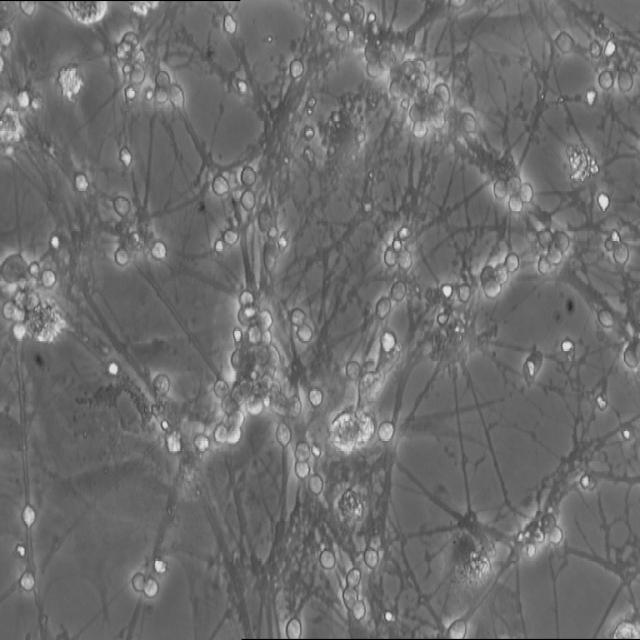
#> input picture Dataset1/neuron0.jpg, 640 x 640 px
$ jupyter execute TrabalhoProcImgsCompleto.ipynb
#> lines starting #> are read from the running program, lines starting #| are printed output that depends on the picture; after the words box and inside, x2 and y2 are one past the last pixel; in counts of white or black regions, pixels touching at a corner belong together
# Trabalho Final: Detecção e Contagem de Núcleos Celulares
- **Disciplina:** Processamento de Imagens
- **Aluno:** Matheus Henrique Silva de Melo

## 1. Introdução e Objetivo
Este trabalho tem como objetivo desenvolver um sistema automatizado para a detecção e contagem de núcleos celulares de neurônios, utilizando estritamente as técnicas abordadas em sala de aula. A base de dados utilizada foi a *Neurons Nuclei*, disponível no Roboflow.

O foco central deste projeto é resolver o desafio da detecção e contagem dos núcleos de neurônios e, crucialmente, a distinção entre células viáveis e detritos (ruídos) do fundo da imagem.

## 2. Metodologia: Estratégia de "Dupla Detecção Geométrica"
Para superar as limitações da limiarização simples em imagens com contraste variado, adotou-se uma abordagem de **validação cruzada em duas etapas**. Esta estratégia baseia-se na observação da morfologia visual específica destes núcleos, que apresentam dois componentes concêntricos distintos:

1.  **O "Glow" Central (Brilho):** Uma região interna de alta intensidade (quase branca). Embora presente em todos os núcleos, este brilho também aparece de forma isolada em fragmentos celulares, núcleos "escondidos" ou reflexos, que devem ser considerados ruído (falsos positivos) se detectados sozinhos.
2.  **A Borda Cinza (Anel):** Um anel de intensidade média (cinza) que envolve o brilho central, definindo a forma do neurônio e presente conjuntamente com o brilho do reagente quimico fluorescente.

### Algoritmo Proposto
O sistema realiza duas detecções independentes baseadas na **Transformada de Hough Circular (CHT)**, ajustada para capturar frequências espaciais diferentes:
1.  **Detector de Alta Frequência:** Focado em transições abruptas para encontrar os pequenos círculos de brilho ("Glow").
2.  **Detector de Baixa Frequência:** Focado em transições suaves para encontrar os círculos maiores mais escuros do corpo celular ("Borda").

**Critério de Validação:**
Diferente de métodos baseados em cor ou intensidade média, a validação é puramente **geométrica**. Um núcleo só é contabilizado se o algoritmo detectar que um *Glow* está contido dentro de uma *Borda* (cálculo de Distância Euclidiana entre centros por um limiar definido arbitrariamente).

**Técnicas Utilizadas:**
* Conversão para Escala de Cinza (Preservação de Intensidade);
* Detecção de Bordas (Filtro Canny com parâmetros dinâmicos);
* Transformada de Hough Circular (Dupla passagem);
* Geometria Analítica (Distância Euclidiana para validação de inclusão).

[cell 1]
import numpy as np
import matplotlib.pyplot as plt
from skimage import io, color, filters, morphology, exposure, img_as_ubyte
from skimage.feature import canny
from skimage.draw import circle_perimeter
from skimage.util import img_as_float
from skimage.transform import hough_circle

# Configuração para melhor visualização no notebook
plt.rcParams['figure.figsize'] = (14, 8)
plt.rcParams['image.cmap'] = 'gray'

## 3. Carregamento da Imagem
Carregamos a imagem e a convertemos para escala de cinza. Não aplicamos binarização. Apenas trabalharemos com a imagem de intensidade original.

[cell 2]
# --- CARREGAMENTO ---
filename = 'Dataset1/neuron0.jpg' # <--- SEU ARQUIVO AQUI
# Nota: O código aceita PDF se for o nome, mas o ideal é carregar a imagem .jpg/.png

try:
    image = io.imread(filename)
#> image is the input picture: shape (640, 640, 3); min 0, max 232, mean 109.7
    if len(image.shape) > 2:
        image_gray = color.rgb2gray(image)
    else:
        image_gray = image

    # Garantir float para processamento
    image_float = img_as_float(image_gray)

    # === CANAL 1: PREPARAÇÃO PARA O GLOW (Top-Hat) ===
    # O Top-Hat remove variações de iluminação do fundo.
    # Usamos um disco de 20px (tamanho aprox do núcleo) para isolar o que é brilho.
    selem = morphology.disk(20)
    image_glow_enhanced = morphology.white_tophat(image_float, selem)
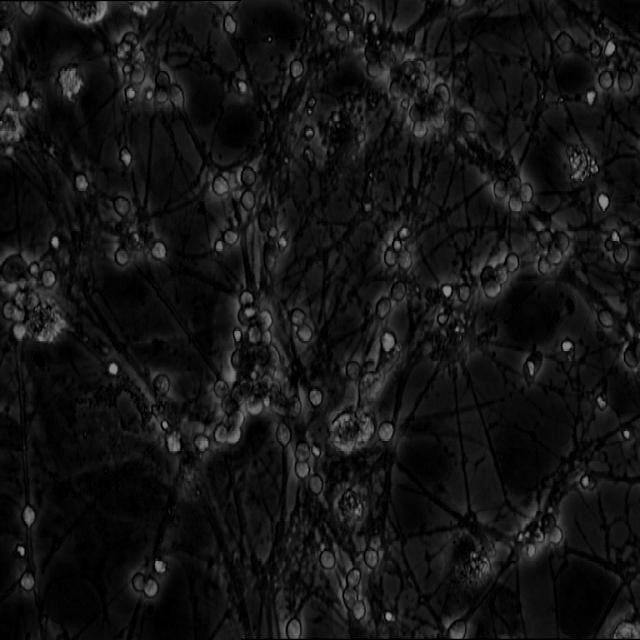
#> image_glow_enhanced: shape (640, 640) float64; min 0, max 0.596, mean 0.082

    # Aumentamos o contraste do resultado para o Hough pegar fácil
    p2, p98 = np.percentile(image_glow_enhanced, (2, 99.8))
#> p2 = 0; p98 = 0.459
    image_glow_enhanced = exposure.rescale_intensity(image_glow_enhanced, in_range=(p2, p98))
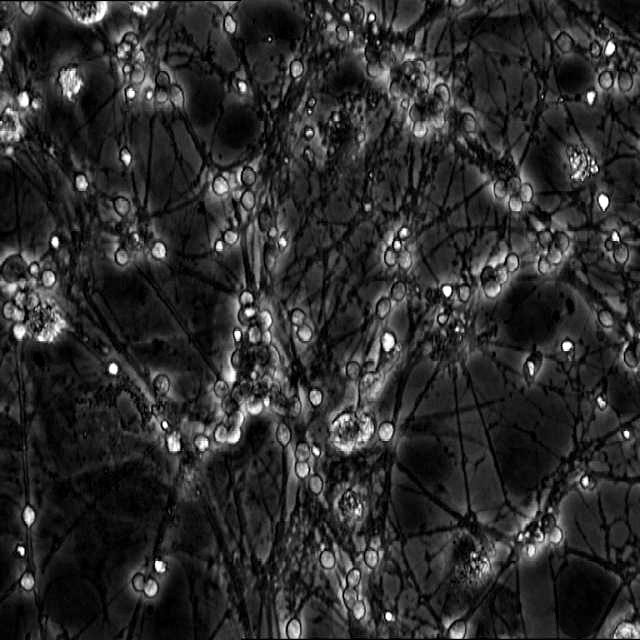
#> image_glow_enhanced: shape (640, 640) float64; min 0, max 1, mean 0.178

    # === CANAL 2: PREPARAÇÃO PARA A BORDA (Gaussian) ===
    # Suavização para ignorar texturas internas e focar na silhueta
    image_border_enhanced = filters.gaussian(image_float, sigma=2)

    # Visualização dos Canais
    fig, (ax1, ax2, ax3) = plt.subplots(1, 3, figsize=(18, 6))
    ax1.imshow(image_float)
    ax1.set_title("Original")
    ax2.imshow(image_glow_enhanced)
    ax2.set_title("Canal Glow (Top-Hat)\nFundo removido!")
    ax3.imshow(image_border_enhanced)
    ax3.set_title("Canal Borda (Gaussian)")
    plt.show()
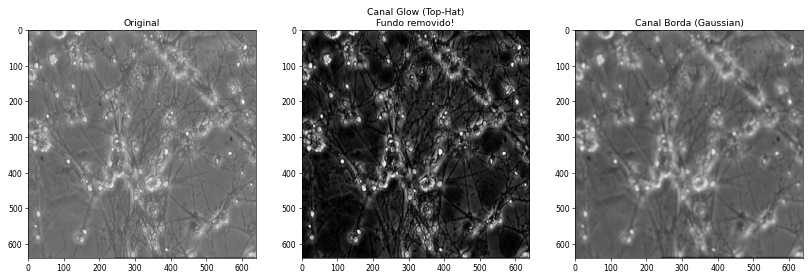
#> figure drawn by matplotlib, 3 panels

except Exception as e:
    print(f"Erro ao carregar imagem: {e}")
    # Cria imagens dummy caso falhe para não quebrar o resto do notebook
    if 'image' not in locals():
        image_float = np.zeros((500,500))
        image_glow_enhanced = np.zeros((500,500))
        image_border_enhanced = np.zeros((500,500))

## 4. Estratégia de Bordas Diferenciadas
Para que o Hough detecte coisas diferentes (Glow vs Borda), precisamos alimentar o algoritmo com **bordas diferentes**.

1.  **Bordas para o Glow (Interno):** Usamos um `sigma` baixo (menos suavização) e limiares altos no detector Canny. Isso isola apenas as transições muito fortes do branco brilhante.
2.  **Bordas para a Borda Cinza (Externo):** Usamos um `sigma` mais alto (mais desfocado) e limiares baixos. Isso ignora o brilho interno e foca na silhueta suave da célula contra o fundo.

[cell 3]
# --- ETAPA DE BORDAS (CANNY) ---

# 1. Canny no Glow (Busca bordas afiadas e brilhantes)
# low_threshold=0.4 garante que ignoramos qualquer resquício cinza do fundo
edges_glow = canny(image_glow_enhanced, sigma=1.0, low_threshold=0.6, high_threshold=1)
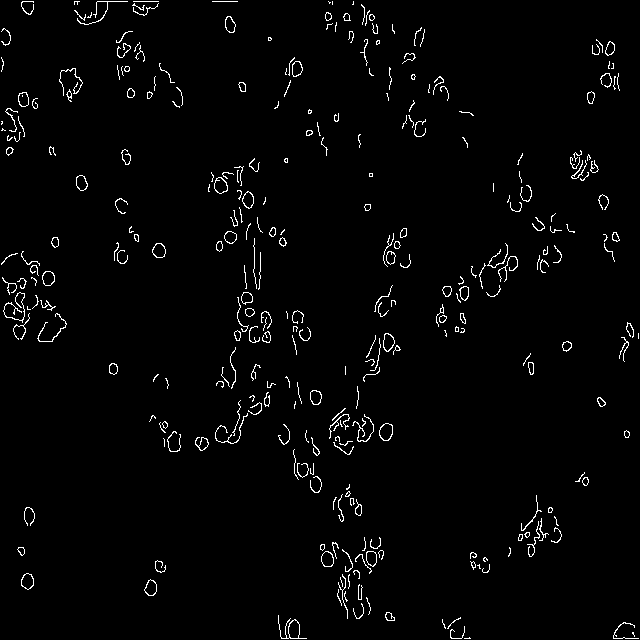
#> edges_glow: shape (640, 640) bool; 2.1% white in thin lines or dots

# 2. Canny na Borda (Busca silhuetas suaves)
# sigma=3.0 conecta falhas na borda da célula
edges_border = canny(image_border_enhanced, sigma=0.8, low_threshold=0.1, high_threshold=0.2)
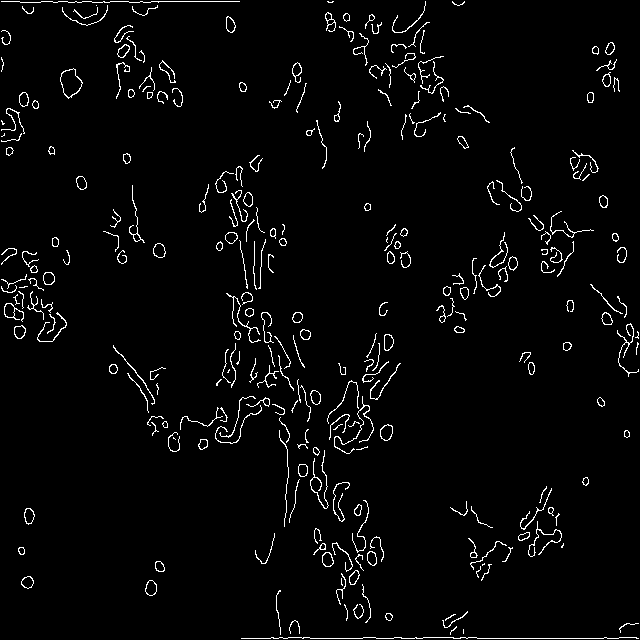
#> edges_border: shape (640, 640) bool; 2.9% white in thin lines or dots

# --- VISUALIZAÇÃO CRÍTICA ---
# O Hough só vai funcionar se estas imagens estiverem boas.
fig, (ax1, ax2) = plt.subplots(1, 2, figsize=(16, 8))

ax1.imshow(edges_glow, cmap='gray')
ax1.set_title("O que o Hough 'Glow' vai ver\n(Apenas pontos/círculos centrais)")
ax1.axis('off')

ax2.imshow(edges_border, cmap='gray')
ax2.set_title("O que o Hough 'Borda' vai ver\n(Silhuetas das células)")
ax2.axis('off')

plt.show()

## 5. Aplicação da Transformada de Hough (Dupla)
Agora aplicamos a transformada circular nas duas imagens de borda geradas acima, com parâmetros geométricos distintos.

### Função Hough manual
#### Eu utlizei uma função hough circular personalizada (a mesma criada na atividade 4)  que utiliza uma correção de ruído

* **Hough Glow:** Busca raios similares ao da borda para evitar ruidos que geralmente são muito grandes ou muito pequenos (ex: 2 ou 15 pixels). O limiar de detecção é relaxado para aceitar brilhos mais irregulares.
* **Hough Borda:** Busca raios maiores (ex: 7 a 13 pixels) que são os tamanhos médios dos nucleos aproximadamente. Busca formas mais definidas, nn considerando muito os aglomerados e citoplasmas irregulares como notado na explicação do tema (parte 1 da atividade).

[cell 4]
def custom_find_peaks(accumulator, r_range, threshold=0.4, min_dist=20):
    """
    Sua função de filtragem de picos e NMS (Non-Maximum Suppression).
    """
#> called with accumulator = array of shape (640, 640, 9), r_range = (5, 14), threshold = 0.4, min_dist = 10
    r_min, r_max = r_range

    # Filtra candidatos acima de % do voto máximo global
    # Nota: accumulator deve estar em (Y, X, R)
    max_val = np.max(accumulator)
#> max_val = 0.9
    if max_val == 0: return np.array([])

    y, x, r = np.where(accumulator > max_val * threshold)
#> y = 1742 values from 3 to 634; x = 1742 values, max 631 at index 975, min 4 at index 71, mean 328.5; r = 1742 values, max 8 at index 633, min 0 at index 0, mean 1.17
    scores = accumulator[y, x, r]
#> scores = 1742 values, max 0.9 at index 542, min 0.361 at index 185, mean 0.419
    radii = r + r_min
#> radii = 1742 values, max 13 at index 633, min 5 at index 0, mean 6.17

    # Matriz [y, x, raio, score], ordenada pelo score decrescente
    if len(scores) == 0: return np.array([])

    detected = np.column_stack((y, x, radii, scores))
#> detected = 1742 rows, first 6: [3, 139, 5, 0.375], [3, 152, 5, 0.375], [4, 27, 6, 0.4], [5, 27, 6, 0.5], [6, 26, 5, 0.406], [6, 27, 6, 0.425]
    detected = detected[detected[:, 3].argsort()[::-1]]
#> detected = 1742 rows, first 6: [237, 230, 6, 0.9], [566, 160, 5, 0.719], [263, 510, 7, 0.688], [543, 375, 5, 0.688], [317, 441, 5, 0.688], [277, 48, 6, 0.675]

    final_circles = []
    # Loop guloso para eliminar vizinhos próximos (NMS)
    while len(detected) > 0:
        current = detected[0]
        final_circles.append(current)

        # Calcula distâncias do atual para o resto e mantém apenas os distantes
        rest = detected[1:]
        if len(rest) == 0: break

        # Distância Euclidiana vetorizada
        dists = np.sqrt((rest[:, 0] - current[0])**2 + (rest[:, 1] - current[1])**2)

        # Mantém apenas quem está longe o suficiente
        detected = rest[dists > min_dist]
#> this loop made 173 passes
#> after the loop, final_circles = 173 items, first 6: [237, 230, 6, 0.9], [566, 160, 5, 0.719], [263, 510, 7, 0.688], [543, 375, 5, 0.688], [317, 441, 5, 0.688], [277, 48, 6, 0.675]

    return np.array(final_circles)

# --- PARAMETROS UNIFICADOS ---
# Usamos o mesmo range para ambos (6 a 13 pixels)
hough_radii = np.arange(5, 14)
r_min, r_max = 5, 14
r_range_tuple = (r_min, r_max)

print("--- PROCESSANDO GLOW ---")
# 1. Gera Acumulador Otimizado (Skimage) -> Retorna (Raios, Y, X)
acc_glow_raw = hough_circle(edges_glow, hough_radii)

# 2. Ajusta para sua função: Transforma (R, Y, X) em (Y, X, R)
acc_glow_fixed = np.moveaxis(acc_glow_raw, 0, -1)

# 3. Aplica SUA filtragem
# min_dist=10: Glows muito próximos são fundidos
peaks_glow = custom_find_peaks(acc_glow_fixed, r_range_tuple, threshold=0.4, min_dist=10)
#> peaks_glow = 173 rows, first 6: [237, 230, 6, 0.9], [566, 160, 5, 0.719], [263, 510, 7, 0.688], [543, 375, 5, 0.688], [317, 441, 5, 0.688], [277, 48, 6, 0.675]


print("--- PROCESSANDO BORDA ---")
# 1. Gera Acumulador
acc_border_raw = hough_circle(edges_border, hough_radii)

# 2. Ajusta eixos
acc_border_fixed = np.moveaxis(acc_border_raw, 0, -1)

# 3. Aplica SUA filtragem
# min_dist=16: Bordas muito próximas são fundidas (evita círculo duplo na mesma célula)
peaks_border = custom_find_peaks(acc_border_fixed, r_range_tuple, threshold=0.45, min_dist=17)
#> in custom_find_peaks (call 2), `detected = np.column_stack((y, x, radii, scores))`: detected = 686 rows, first 6: [7, 28, 5, 0.5], [7, 29, 6, 0.425], [7, 102, 5, 0.5], [7, 137, 5, 0.469], [8, 28, 5, 0.469], [8, 141, 7, 0.417]
#> in custom_find_peaks (call 2), `detected = detected[detected[:, 3].argsort()[::-1]]`: detected = 686 rows, first 6: [317, 297, 5, 0.906], [334, 305, 5, 0.844], [582, 27, 6, 0.825], [278, 48, 6, 0.825], [97, 162, 5, 0.719], [237, 231, 6, 0.7]
#> the loop in custom_find_peaks (call 2), `while len(detected) > 0:` made 126 passes
#> peaks_border = 126 rows, first 6: [317, 297, 5, 0.906], [334, 305, 5, 0.844], [582, 27, 6, 0.825], [278, 48, 6, 0.825], [97, 162, 5, 0.719], [237, 231, 6, 0.7]

print(f"\nResultados Filtrados (NMS):")
print(f"Glows: {len(peaks_glow)}")
#| Glows: 173
print(f"Bordas: {len(peaks_border)}")
#| Bordas: 126

## 6. Cruzamento Geométrico (Sem Limiarização)
Nesta etapa final, não analisamos a cor dos pixels. Analisamos apenas a geometria dos círculos detectados.

**Algoritmo de Validação:**
1.  Pegamos um Círculo de Borda (Grande).
2.  Verificamos se existe algum Círculo de Glow (Pequeno) cujo centro esteja geometricamente **dentro** do Círculo de Borda.
3.  Se sim -> É um neurônio.
4.  Se não -> É descarte.

[cell 5]
confirmed_nuclei = []

# --- VALIDAÇÃO POR COINCIDÊNCIA ---
# Só aceita se tiver Glow E Borda no mesmo lugar
if len(peaks_border) > 0 and len(peaks_glow) > 0:
    for circle_b in peaks_border:
        y_b, x_b, r_b, score_b = circle_b

        has_match = False
        for circle_g in peaks_glow:
            y_g, x_g, r_g, score_g = circle_g

            # Distância Euclidiana
            dist = np.sqrt((y_b - y_g)**2 + (x_b - x_g)**2)

            # Se a distância for pequena (ex: < 8px), confirmamos o núcleo
            if dist < 13.0:
                has_match = True
                break

        if has_match:
            confirmed_nuclei.append((y_b, x_b, r_b))
#> this loop made 126 passes
#> after the loop, confirmed_nuclei = 93 items, first 6: (317, 297, 5), (334, 305, 5), (582, 27, 6), (278, 48, 6), (237, 231, 6), (187, 221, 5)

# --- PLOTAGEM ---
fig, (ax1, ax2) = plt.subplots(1, 2, figsize=(24, 12))
img_rgb = color.gray2rgb(image_glow_enhanced)

# ESQUERDA: DEBUG
img_diag = img_rgb.copy()
# Glows (Amarelo)
for c in peaks_glow:
    cy, cx = circle_perimeter(int(c[0]), int(c[1]), int(c[2]), shape=img_diag.shape[:2])
    img_diag[cy, cx] = (1, 1, 0)
#> this loop made 173 passes
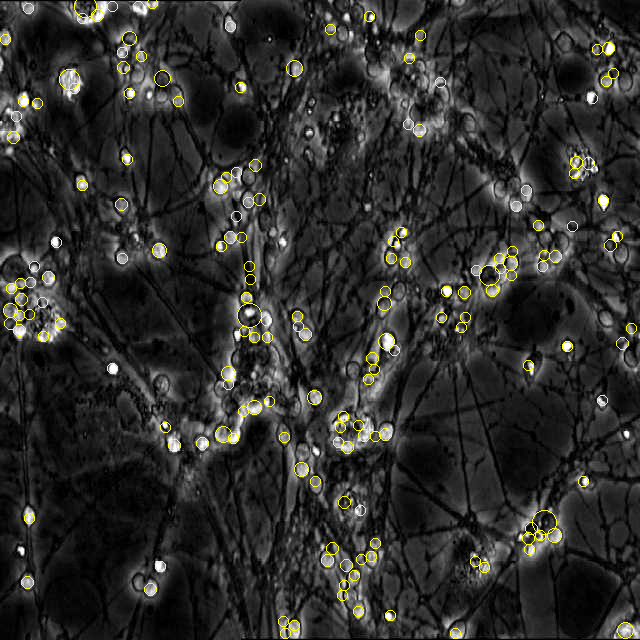
#> img_diag: shape (640, 640, 3) float64; mean R, G, B 0.186, 0.186, 0.173
# Bordas (Ciano)
for c in peaks_border:
    cy, cx = circle_perimeter(int(c[0]), int(c[1]), int(c[2]), shape=img_diag.shape[:2])
    img_diag[cy, cx] = (0, 1, 1)
#> this loop made 126 passes
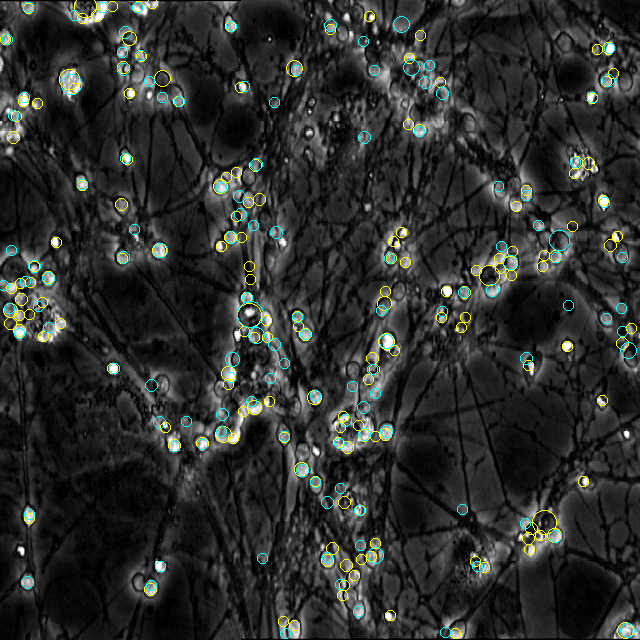
#> img_diag: shape (640, 640, 3) float64; 0.95% of pixels changed, all inside (x1, y1, x2, y2) = (0, 2, 637, 639)

ax1.imshow(img_diag)
ax1.set_title(f"Camadas Sobrepostas (Amarelo=Glow, Ciano=Borda)", fontsize=16)
ax1.axis('off')

# DIREITA: FINAL
img_final = img_rgb.copy()
for y, x, r in confirmed_nuclei:
    cy, cx = circle_perimeter(int(y), int(x), int(r), shape=img_final.shape[:2])
    img_final[cy, cx] = (1, 0, 0) # Vermelho
#> this loop made 93 passes
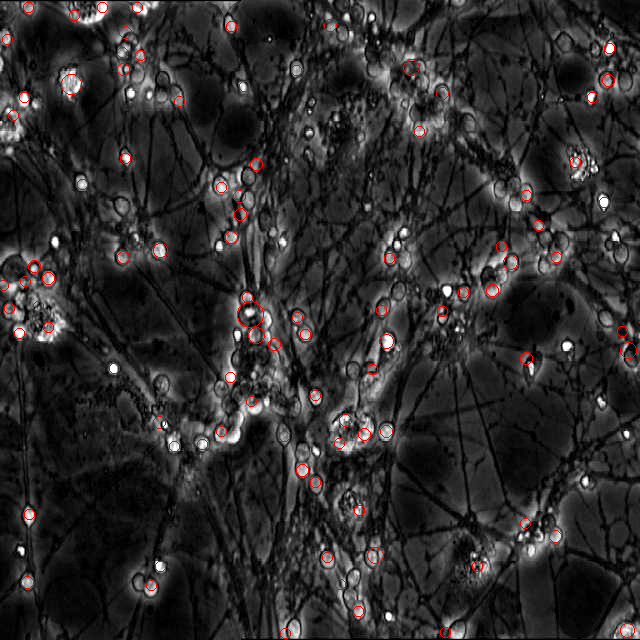
#> img_final: shape (640, 640, 3) float64; mean R, G, B 0.182, 0.175, 0.175

ax2.imshow(img_final)
ax2.set_title(f"Núcleos Confirmados (Sobreposição): {len(confirmed_nuclei)}", fontsize=16)
ax2.axis('off')

plt.tight_layout()
plt.show()
